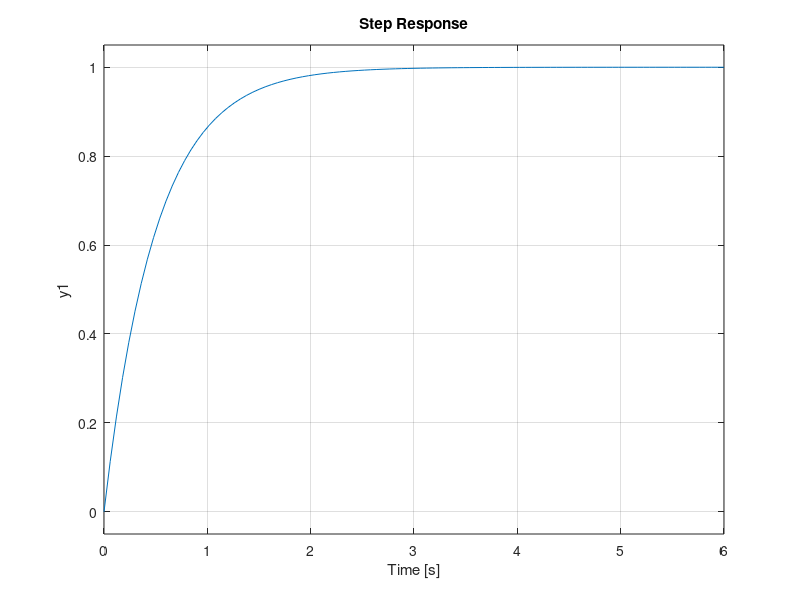

MATLAB code to generate this figure:
clc;
clear;

A = [0 1; 2 -1]; 
B = [1; 0];
C = [1 0];
D = 0;

sys = ss(A,B,C,D);
E = eig(A)

P = [-2, -1];
K = place(A,B,P);

Acl = A-B*K;
Ecl = eig(Acl)

syscl = ss(Acl,B,C,D);

subplot(3,1,1)
step(sys)
subplot(3,1,2)
step(syscl)

Kr = 2;
syscl_scaled = ss(Acl,B*Kr,C,D);

subplot(3,1,3)
step(syscl_scaled)

